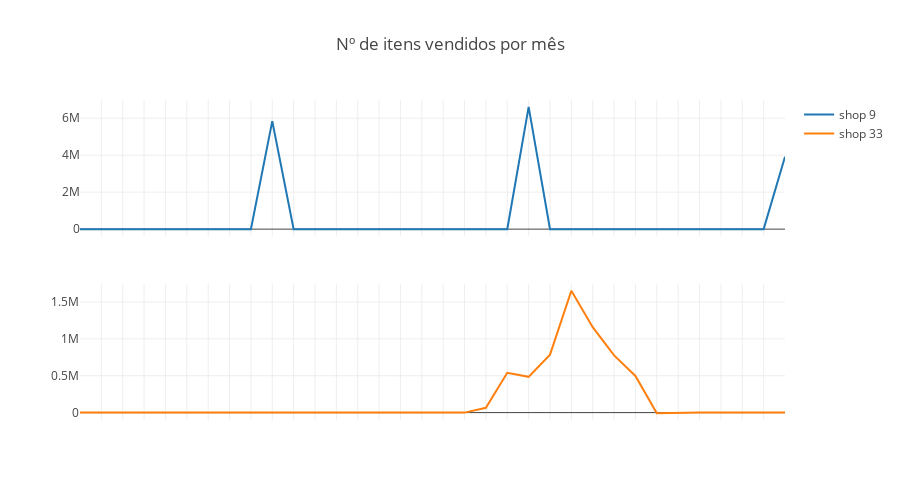

The code cell stored with this chart in its notebook:
### Code cell
trace1 = go.Scatter(
    x=date,
    y=df.loc[9, :],
    name='shop 9',
)

trace2 = go.Scatter(
    x=date,
    y=df.loc[33, :],
    name='shop 33',
)

fig = tools.make_subplots(rows=2, cols=1, shared_xaxes=True)

fig.append_trace(trace1, 1, 1)
fig.append_trace(trace2, 2, 1)

fig['layout'].update(height=500, width=900, title='Nº de itens vendidos por mês',
                     xaxis = dict(showticklabels = False))
iplot(fig)

### Figure 1 — Plotly figure (JSON) as saved in the notebook; plotly's stock layout.template omitted (floating-point values rounded to 4 significant figures)
{"data": [{"name": "shop 9", "type": "scatter", "uid": "0f9a95e7-da7b-4fad-822f-14cb6028a0f2", "x": ["2013/January", "2013/February", "2013/March", "2013/April", "2013/May", "2013/June", "2013/July", "2013/August", "2013/September", "2013/October", "2013/November", "2013/December", "2014/January", "2014/February", "2014/March", "2014/April", "2014/May", "2014/June", "2014/July", "2014/August", "2014/September", "2014/October", "2014/November", "2014/December", "2015/January", "2015/February", "2015/March", "2015/April", "2015/May", "2015/June", "2015/July", "2015/August", "2015/September", "2015/October"], "xaxis": "x", "y": [0, 0, 0, 0, 0, 0, 0, 0, 0, 5844000.0, 0, 0, 0, 0, 0, 0, 0, 0, 0, 0, 0, 6616000.0, 0, 0, 0, 0, 0, -3190, 0, 0, 0, 0, 0, 3916000.0], "yaxis": "y"}, {"name": "shop 33", "type": "scatter", "uid": "d97b5db3-1d8c-4bb7-8f7c-18623afbae34", "x": ["2013/January", "2013/February", "2013/March", "2013/April", "2013/May", "2013/June", "2013/July", "2013/August", "2013/September", "2013/October", "2013/November", "2013/December", "2014/January", "2014/February", "2014/March", "2014/April", "2014/May", "2014/June", "2014/July", "2014/August", "2014/September", "2014/October", "2014/November", "2014/December", "2015/January", "2015/February", "2015/March", "2015/April", "2015/May", "2015/June", "2015/July", "2015/August", "2015/September", "2015/October"], "xaxis": "x", "y": [0, 0, 0, 0, 0, 0, 0, 0, 0, 0, 0, 0, 0, 0, 0, 0, 0, 0, 0, 64850.0, 539100.0, 485247, 785300.0, 1651000.0, 1158000.0, 776100.0, 496800.0, -7990, 0, 0, 0, 0, 0, 0], "yaxis": "y2"}], "layout": {"height": 500, "title": {"text": "Nº de itens vendidos por mês"}, "width": 900, "xaxis": {"anchor": "y2", "domain": [0, 1], "showticklabels": false}, "yaxis": {"anchor": "free", "domain": [0.575, 1], "position": 0}, "yaxis2": {"anchor": "x", "domain": [0, 0.425]}}}
